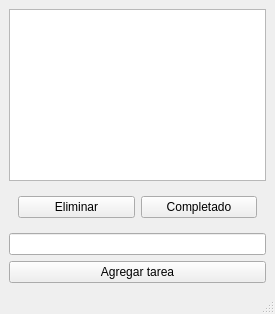
<?xml version="1.0" encoding="UTF-8"?>
<ui version="4.0">
 <class>MainWindow</class>
 <widget class="QMainWindow" name="MainWindow">
  <property name="geometry">
   <rect>
    <x>0</x>
    <y>0</y>
    <width>275</width>
    <height>314</height>
   </rect>
  </property>
  <property name="windowTitle">
   <string>Lista de tareas</string>
  </property>
  <widget class="QWidget" name="centralwidget">
   <layout class="QVBoxLayout" name="verticalLayout">
    <item>
     <widget class="QListView" name="todoView">
      <property name="selectionMode">
       <enum>QAbstractItemView::SingleSelection</enum>
      </property>
     </widget>
    </item>
    <item>
     <widget class="QWidget" name="widget" native="true">
      <layout class="QHBoxLayout" name="horizontalLayout">
       <item>
        <widget class="QPushButton" name="deleteButton">
         <property name="text">
          <string>Eliminar</string>
         </property>
        </widget>
       </item>
       <item>
        <widget class="QPushButton" name="completeButton">
         <property name="text">
          <string>Completado</string>
         </property>
        </widget>
       </item>
      </layout>
     </widget>
    </item>
    <item>
     <widget class="QLineEdit" name="todoEdit"/>
    </item>
    <item>
     <widget class="QPushButton" name="addButton">
      <property name="text">
       <string>Agregar tarea</string>
      </property>
     </widget>
    </item>
   </layout>
  </widget>
  <widget class="QMenuBar" name="menubar">
   <property name="geometry">
    <rect>
     <x>0</x>
     <y>0</y>
     <width>275</width>
     <height>22</height>
    </rect>
   </property>
  </widget>
  <widget class="QStatusBar" name="statusbar"/>
 </widget>
 <resources/>
 <connections/>
</ui>
